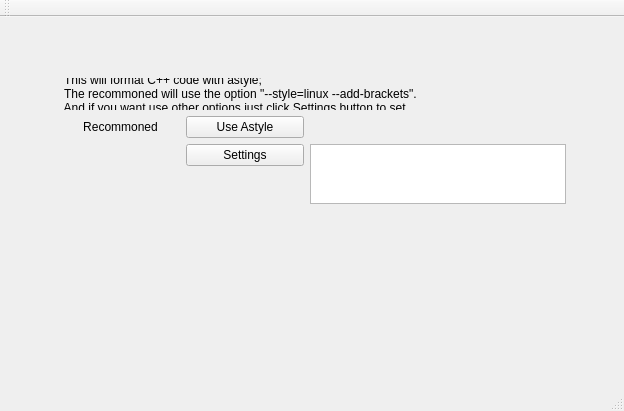
<?xml version="1.0" encoding="UTF-8"?>
<ui version="4.0">
 <class>MainWindow</class>
 <widget class="QMainWindow" name="MainWindow">
  <property name="geometry">
   <rect>
    <x>0</x>
    <y>0</y>
    <width>624</width>
    <height>411</height>
   </rect>
  </property>
  <property name="windowTitle">
   <string>MainWindow</string>
  </property>
  <widget class="QWidget" name="centralWidget">
   <widget class="QWidget" name="gridLayoutWidget">
    <property name="geometry">
     <rect>
      <x>50</x>
      <y>50</y>
      <width>527</width>
      <height>148</height>
     </rect>
    </property>
    <layout class="QGridLayout" name="gridLayout">
     <item row="2" column="1">
      <widget class="QPushButton" name="btnSettings">
       <property name="text">
        <string>Settings</string>
       </property>
      </widget>
     </item>
     <item row="1" column="1">
      <widget class="QPushButton" name="btnUseDefault">
       <property name="text">
        <string>Use Astyle</string>
       </property>
      </widget>
     </item>
     <item row="3" column="1">
      <spacer name="verticalSpacer">
       <property name="orientation">
        <enum>Qt::Vertical</enum>
       </property>
       <property name="sizeHint" stdset="0">
        <size>
         <width>20</width>
         <height>40</height>
        </size>
       </property>
      </spacer>
     </item>
     <item row="1" column="0">
      <widget class="QLabel" name="label_recommoned">
       <property name="text">
        <string>Recommoned</string>
       </property>
       <property name="alignment">
        <set>Qt::AlignCenter</set>
       </property>
      </widget>
     </item>
     <item row="0" column="0" colspan="4">
      <widget class="QLabel" name="label_Info">
       <property name="text">
        <string> This will format C++ code with astyle;
 The recommoned will use the option &quot;--style=linux --add-brackets&quot;.
 And if you want use other options just click Settings button to set.</string>
       </property>
      </widget>
     </item>
     <item row="2" column="2" rowspan="2" colspan="2">
      <widget class="QTextEdit" name="textEdit"/>
     </item>
     <item row="1" column="2" colspan="2">
      <widget class="QLabel" name="label_CommandLine">
       <property name="toolTip">
        <string>Command line content</string>
       </property>
       <property name="text">
        <string/>
       </property>
      </widget>
     </item>
    </layout>
   </widget>
  </widget>
  <widget class="QMenuBar" name="menuBar">
   <property name="geometry">
    <rect>
     <x>0</x>
     <y>0</y>
     <width>624</width>
     <height>23</height>
    </rect>
   </property>
  </widget>
  <widget class="QToolBar" name="mainToolBar">
   <attribute name="toolBarArea">
    <enum>TopToolBarArea</enum>
   </attribute>
   <attribute name="toolBarBreak">
    <bool>false</bool>
   </attribute>
  </widget>
  <widget class="QStatusBar" name="statusBar"/>
 </widget>
 <layoutdefault spacing="6" margin="11"/>
 <resources/>
 <connections/>
</ui>
